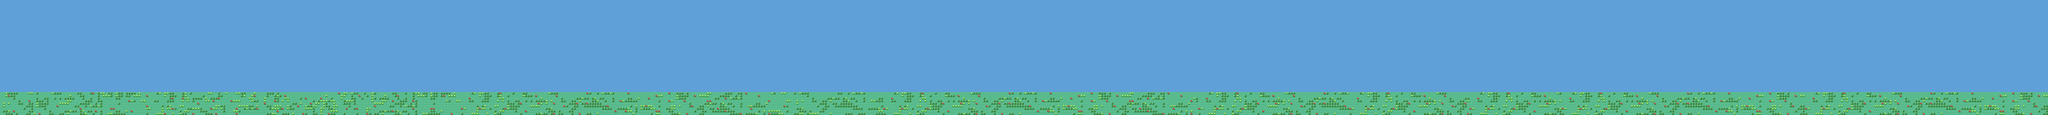

Rendered tile map (Tiled .tmx) drawn with the repository's tilesets; below, a short description and the map source with its tile grids summarised:
An orthogonal 800x45 tile map with 16x16 px tiles, 1 tile layer (Tile Layer 1).

<map version="1.0" orientation="orthogonal" renderorder="right-down" width="800" height="45" tilewidth="16" tileheight="16">
 <tileset firstgid="1" name="Pokemon" tilewidth="16" tileheight="16" spacing="1">
  <image source="pokemon sprite sheet.bmp" width="1036" height="475" />
 </tileset>
 <layer name="Tile Layer 1" width="800" height="45">
  <data>[36000 cells, 36000 non-empty, 7 distinct tile ids]</data>
 </layer>
</map>
